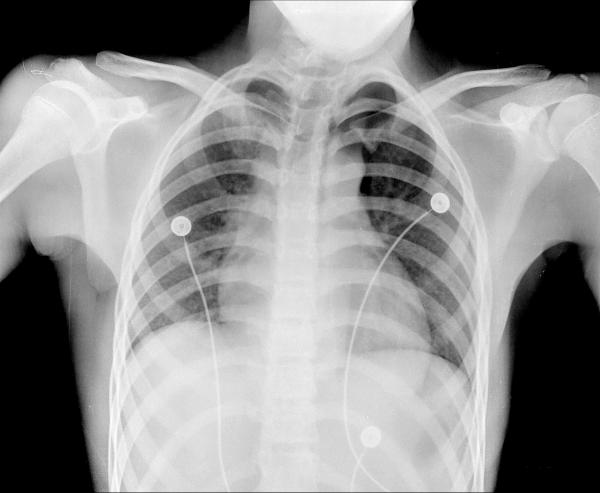
#> input picture HW0/chest-xray.png, 600 x 493 px
$ jupyter execute --allow-errors DIP_HW0_9923087.ipynb   (shell and % lines are left out)   (older library calls are emulated)
#> lines starting #> are read from the running program, lines starting #| are printed output that depends on the picture
سهند نوعی 9923087 - تمرین صفر

لینک کولب من:
https://colab.research.google.com/drive/107B5AjTAMgvZOtQPXT3ZFaYpWGEL8zuq#scrollTo=nnY3mPQTf-bu

<div dir=rtl>
<font size = "6">قبل از هر کاری، با استفاده از مسیری که در خط پایین ذکر شده، یک کپی از این نوتبوک در گوگل درایو خودتان بسازید و تمرین را در آن نسخه حل کنید.</font>
</div>

<div>
<font size = "4">
File --> Save a copy in Drive
</font>
</div>

# Question 0: Run the cell below without modifying it.

<div dir=rtl>
<font size = "6">بدون اعمال هیچ تغییری در بلوک زیر، آن را اجرا کنید.</font>
</div>

[cell 1]
#@title Downloading the necessary data for this homework

# The Imports

[cell 2]
###
import numpy as np
import sys
import matplotlib.pyplot as plt
import cv2
###

# Question 1: (20%)

[cell 3]
#@title Q1 - Part 1 (10%)
###
random_array = np.random.uniform(10, 54000, size=80)
random_array
###

[cell 4]
#@title Q1 - Part 2 (5%)
###
type(random_array), type(random_array[0])
###

[cell 5]
#@title Q1 - Part 3 (5%)
###
rounded = np.round(random_array, decimals=0)
rounded
###

[cell 6]
#@title Q1 - Part 4 (30%)
###
print("Integer types:")
print(f"int8: Min:{np.iinfo(np.int8).min}, Max:{np.iinfo(np.int8).max}, range:{np.iinfo(np.int8).max - np.iinfo(np.int8).min}, Size:{sys.getsizeof(np.int8(1))}")
print(f"uint8: Min:{np.iinfo(np.uint8).min}, Max:{np.iinfo(np.uint8).max}, range:{np.iinfo(np.uint8).max - np.iinfo(np.uint8).min}, Size:{sys.getsizeof(np.uint8(1))}")
print(f"int16: Min:{np.iinfo(np.int16).min}, Max:{np.iinfo(np.int16).max}, range:{np.iinfo(np.int16).max - np.iinfo(np.int16).min}, Size:{sys.getsizeof(np.int16(1))}")
print(f"uint16: Min:{np.iinfo(np.uint16).min}, Max:{np.iinfo(np.uint16).max}, range:{np.iinfo(np.uint16).max - np.iinfo(np.uint16).min}, Size:{sys.getsizeof(np.uint16(1))}")
print(f"int32: Min:{np.iinfo(np.int32).min}, Max:{np.iinfo(np.int32).max}, range:{np.iinfo(np.int32).max - np.iinfo(np.int32).min}, Size:{sys.getsizeof(np.int32(1))}")
print(f"int64: Min:{np.iinfo(np.int64).min}, Max:{np.iinfo(np.int64).max}, range:{np.iinfo(np.int64).max - np.iinfo(np.int64).min}, Size:{sys.getsizeof(np.int64(1))}")
print(f"int: Size of int(1) is {sys.getsizeof(int(1))} and int(10000000000) is {sys.getsizeof(int(10000000000))} 👉 So the default size of int is the same as int32 but it can expand as needed to" +
      " accommodate larger integer values based on the input.\n\n")
# print(f"float: Min:{np.finfo(np.float).min}, Max:{np.finfo(np.float).max}, range:{np.finfo(np.float).max - np.finfo(np.float).min}")
print("Float types:")
print(f"float32: Min:{np.finfo(np.float32).min}, Max:{np.finfo(np.float32).max}, range:{np.finfo(np.float32).max - np.finfo(np.float32).min}, Size:{sys.getsizeof(np.float32(1))}")
print(f"float64: Min:{np.finfo(np.float64).min}, Max:{np.finfo(np.float64).max}, range:{np.finfo(np.float64).max - np.finfo(np.float64).min}, Size:{sys.getsizeof(np.float64(1))}")
print(f"float: Size:{sys.getsizeof(float(1))}\n\n")

print(f"Since our array has integer numbers in range of 40 to 54000, np.int16 is enough for that:")
print(f"rounded array elements type before changing:{type(rounded[0])}")
rounded = np.int16(rounded)
print(f"rounded array elements type after changing:{type(rounded[0])}")
###

[cell 7]
#@title Q1 - Part 5 (5%)
###
r1 = rounded
# First way
r1 = rounded.reshape(8, 10)
print(f"r1.shape = {r1.shape}")
print(f"r1 = {r1}")
# Second way
rounded = np.reshape(rounded, (8, 10))
print(f"np.shape(rounded) = {np.shape(rounded)}")
print(f"rounded = {rounded}")
###

[cell 8]
#@title Q1 - Part 6 (5%)
###
print(f"min = {np.min(rounded)}")
print(f"max = {np.max(rounded)}")
###

[cell 9]
#@title Q1 - Part 7 (15%)
###
rounded_int8 = np.int8(rounded)
print(rounded_int8)
###

Q1 - Part 7 Explanation:
<div dir=rtl>
<font size = "5">{بله تغییر در اکثر اعداد دیده شد. زیرا بازه int8 بین -128 تا 127 هست اما اعداد ما بین 10 تا 54000 هست بنابراین 8بیت سمت چپ در هنگام تبدیل آرایه int16 به int8 میس می‌شوند و قسمتی از داده از بین می‌رود.}</font><br />
</div>

[cell 10]
#@title Q1 - Part 8 (15%)
###
C_two = tuple(rounded[:, 1])
print(type(C_two))
print(C_two)

R_three = rounded[2, 1:]
print(type(R_three))
print(R_three)
###

[cell 11]
#@title Q1 - Part 9 (10%)
###
my_dict = dict(zip(C_two, R_three))
print(my_dict)
###

# Question 2: (25%)

[cell 12]
#@title Q2 - Part 1 (100%)
###
# 1
# 1
def func(dims: tuple, seed: int):
  # 2
#> called with dims = (3, 4), seed = 1
  if len(dims) !=2:
    return f"'dims' must be (2, ) but you've passed {len(dims), }"
  elif type(dims) != tuple:
    return f"'dims' type must be 'tuple' but you've passed {type(dims)}"
  elif type(seed) != int:
    return f"'seed' type must be 'int' but you've passed {type(seed)}"
  # 3
  result = np.zeros(dims, dtype=int)
  for i in range(dims[0]):
    for j in range(dims[1]):
      if (i, j) == (0, 0):
        result[0, 0] = seed
      else:
        if i - 1 < 0 and j - 1 >= 0:
          result[i, j] = result[i, j - 1]
        elif i - 1 >= 0 and j - 1 < 0:
          result[i, j] = - result[i - 1, j]
        else:
          result[i, j] = result[i, j - 1] - result[i - 1, j] - result[i - 1, j - 1]
  return result

func((3, 4), 1)
###

# Question 3: (30%)

[cell 13]
#@title Q3 - Part 1 (0%)
###
std_num = 9923087
###

[cell 14]
#@title Q3 - Part 2 (40%)
###
def circle_matrix(radius: np.uint8):
#> called with radius = 4
  if type(radius) not in [int, np.uint8]:
    return f"'radius' must be integer not {type(radius)}"
  if radius < 3:
    return f"'radius' must equal to or bigger than 3"
  radius = np.uint8(radius)


  center_i = center_j = radius
  side = 2 * radius + 1
  matrix = np.zeros((side, side), dtype=np.uint8)
  for i in range(side):
    for j in range(side):
      distance = np.sqrt((i - center_i) ** 2 + (j - center_j) ** 2)
      if distance <= radius:
        matrix[i, j] = 255
      else:
        matrix[i, j] = 0
  return matrix

circle_matrix(4)
###

[cell 15]
#@title Q3 - Part 3 (35%)
###
def add_noise(matrix, noise_range: np.uint8):
  if matrix.ndim != 2:
    return "input matrix must be 2 dimensional"
  if noise_range <= 0:
    return "noise range must be positive"
  tmp = noise_range
  noise_range = np.uint8(noise_range)
  if tmp != noise_range:
    return "noise range must be between 0 to 255"

  noise_matrix = np.random.uniform(0, noise_range, size=matrix.shape)
  noise_matrix = np.uint8(np.floor(noise_matrix))
  final_noisy_matrix = matrix +  np.where(matrix == 0, noise_matrix, -noise_matrix)
  return final_noisy_matrix

noise_range = 20 + sum(list(map(int, str(std_num)))) % 15
add_noise(circle_matrix(3), noise_range)

###

[cell 16]
#@title Q3 - Part 4 (15%)
###
radius = 10
circle = circle_matrix(radius)
noisy_circle = add_noise(circle, noise_range)
# print(circle)
# print(noisy_circle)
circle_dim = circle.shape[0]
fig, axes = plt.subplots(1, 2, figsize=(circle_dim, circle_dim))
# print(type(axes))
# print(type(axes[0]))
# print(axes)
axes[0].imshow(circle, cmap="gray", vmin=0, vmax=255)
axes[0].set_title(f"Pure Circle(Radius={radius})", fontsize=circle_dim)
axes[1].imshow(noisy_circle, cmap="gray", vmin=0, vmax=255)
axes[1].set_title(f"Noisy Circle(Radius={radius})\nnoise range domain:{noise_range}", fontsize=circle_dim)
plt.suptitle(f"HW0-Image-{std_num}", fontsize=circle_dim)
plt.subplots_adjust(top=1.4)
for ax in axes:
  ax.tick_params(axis="x", labelsize=circle_dim / 1.75)
  ax.tick_params(axis="y", labelsize=circle_dim / 1.75)
# plt.tight_layout()
plt.show()
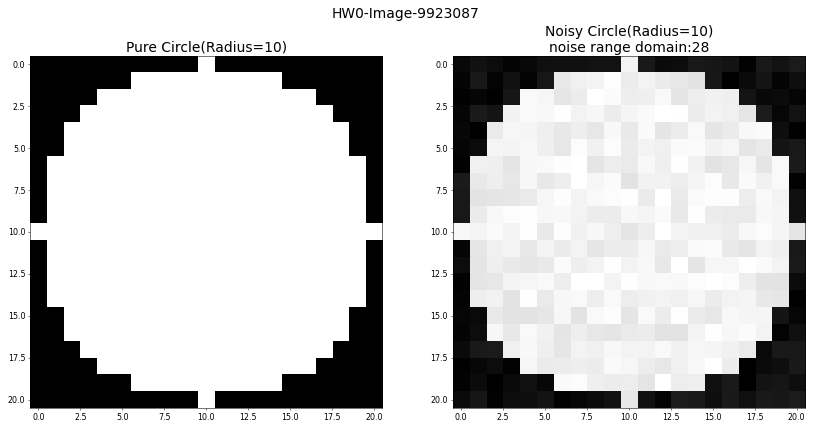
#> figure drawn by matplotlib, 2 panels

###

[cell 17]
#@title Q3 - Part 5 (10%)
###
fig_3d = plt.figure()
circle_3d = fig_3d.add_subplot(121, projection="3d")
noisy_circle_3d = fig_3d.add_subplot(122, projection="3d")

x, y = np.meshgrid(np.arange(circle.shape[0]), np.arange(circle.shape[1]))
x_noisy, y_noisy = np.meshgrid(np.arange(noisy_circle.shape[0]), np.arange(noisy_circle.shape[1]))

z = circle.flatten()
z_noisy = noisy_circle.flatten()
# [4 lines of commented-out code are left out]

#> (the rest of this cell did not finish here and is left out)

# Question 4: (25%)

[cell 18]
#@title Q4 - Part 1 (15%)
###
r_image = plt.imread("chest-xray.png")
#> r_image is the input picture: shape (493, 600) float32; min 0, max 0.992, mean 0.556
fig4, axes4 = plt.subplots(1, 2)
axes4[0].imshow(r_image)
axes4[0].set_title(f"dimensions: {r_image.shape}")

my_image = cv2.imread("chest-xray.png")
grayscale_image = cv2.cvtColor(my_image, cv2.COLOR_BGR2GRAY)

axes4[1].imshow(grayscale_image, cmap="gray")
axes4[1].set_title(f"grayscale image({grayscale_image.shape})")

plt.show()
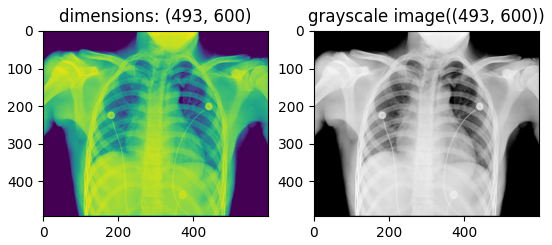
#> figure drawn by matplotlib, 2 panels
###

[cell 19]
#@title Q4 - Part 2 (5%)
###
print(f"original image data type: {r_image.dtype}")
#| original image data type: float32
print(f"grayscale image data type: {grayscale_image.dtype}")
#| grayscale image data type: uint8
###

[cell 20]
#@title Q4 - Part 3 (10%)
###
print(f"original image memory usage: {r_image.nbytes / 10**6}MBs")
#| original image memory usage: 1.1832MBs
print(f"grayscale image memory usage: {grayscale_image.nbytes / 10**6}MBs")
#| grayscale image memory usage: 0.2958MBs
###

Q4 - Part 3 Explanation:
<div dir=rtl>
<font size = "5">{از آنجایی که نوع داده هر پیکسل در تصویر اصلی از نوع float32 است و در تصویر خاکستری شده از نوع uint8، است حجم اشغال شده توسط تصویر سیاه و سفید یک چهارم تصویر اصلی است.}</font><br />
</div>

[cell 21]
#@title Q4 - Part 4 (15%)
###
half = int(grayscale_image.shape[1] / 2)
#> half = 300
left_half_gray = grayscale_image[:, :half]
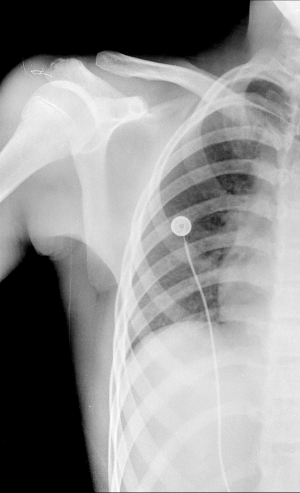
#> left_half_gray: shape (493, 300); min 0, max 253, mean 146.1
plt.title(f"Left half of chest-xray\ndimenstions:{left_half_gray.shape}")
plt.imshow(left_half_gray, cmap="gray")
plt.show()
###

[cell 22]
#@title Q4 - Part 5 (10%)
###
flipped = cv2.flip(left_half_gray, 1)
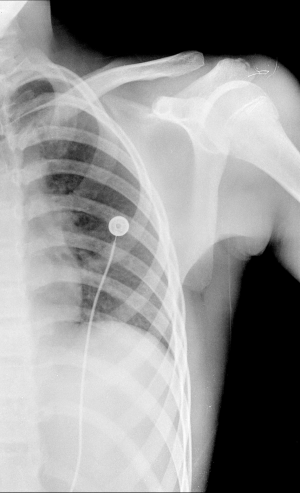
#> flipped: shape (493, 300); min 0, max 253, mean 146.1
plt.imshow(flipped, cmap="gray")
plt.title("flipped")
plt.show()
###

[cell 23]
#@title Q4 - Part 6 (15%)
###
fig46, ax46 = plt.subplots(2, 3)
ax46[0, 0].imshow(grayscale_image, cmap="gray", vmin=0, vmax=255)
ax46[0, 0].set_title("grayscale")

ax46[0, 1].imshow(left_half_gray, cmap="gray", vmin=0, vmax=255)
ax46[0, 1].set_title("left half chest")

ax46[0, 2].imshow(flipped, cmap="gray")
ax46[0, 2].set_title("symmetry in x axis")
plt.show()
###

[cell 24]
#@title Q4 - Part 7 (30%)
###
fig47, ax47 = plt.subplots(2, 3, sharey="row")
ax47[0, 0].imshow(grayscale_image, cmap="gray", vmin=0, vmax=255)
ax47[0, 0].set_title("grayscale")

ax47[0, 1].imshow(left_half_gray, cmap="gray", vmin=0, vmax=255)
ax47[0, 1].set_title("left half chest")

ax47[0, 2].imshow(flipped, cmap="gray")
ax47[0, 2].set_title("symmetry in x axis")

color_range = 256
steps = 4
num_bins = color_range // steps
grayscale_image_hist, bins0 = np.histogram(grayscale_image, bins=num_bins, range=(0, color_range))
#> grayscale_image_hist = 64 values, max 61103 at index 0, min 24 at index 63, mean 4621.9; bins0 = 65 values from 0 to 256
left_half_gray_hist, bins1 = np.histogram(left_half_gray, bins=num_bins, range=(0, color_range))
#> left_half_gray_hist = 64 values, max 30040 at index 0, min 16 at index 63, mean 2310.9; bins1 = 65 values from 0 to 256
flipped_hist, bins2 = np.histogram(flipped, bins=num_bins, range=(0, color_range))
#> flipped_hist has the same summary as left_half_gray_hist; bins2 = 65 values from 0 to 256
bar_width = 0.6
ax47[1, 0].bar(bins0[:-1], grayscale_image_hist, width=bar_width)
ax47[1, 1].bar(bins1[:-1], left_half_gray_hist, width=bar_width)
ax47[1, 2].bar(bins2[:-1], flipped_hist, width=bar_width)

print(sum(grayscale_image_hist))
#| 295800
plt.show()
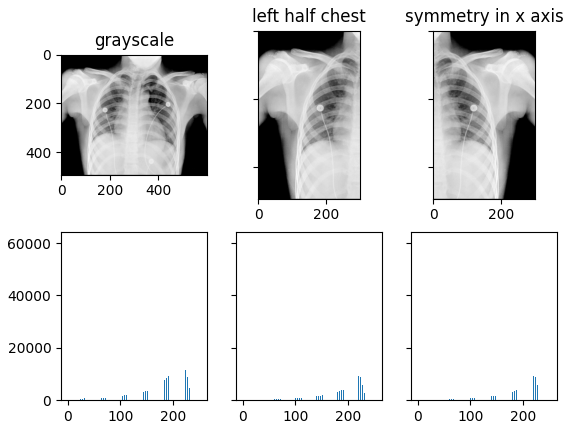
#> figure drawn by matplotlib, 6 panels; panel 4: tallest bar 61103 high, from x = -0.3 to 0.3
###
